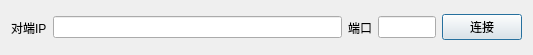
<?xml version="1.0" encoding="UTF-8"?>
<ui version="4.0">
 <class>ConnectDialog</class>
 <widget class="QDialog" name="ConnectDialog">
  <property name="windowModality">
   <enum>Qt::ApplicationModal</enum>
  </property>
  <property name="geometry">
   <rect>
    <x>0</x>
    <y>0</y>
    <width>533</width>
    <height>55</height>
   </rect>
  </property>
  <property name="windowTitle">
   <string>ConnectDialog</string>
  </property>
  <layout class="QHBoxLayout" name="horizontalLayout_2">
   <item>
    <layout class="QHBoxLayout" name="horizontalLayout" stretch="0,5,0,1,0">
     <item>
      <widget class="QLabel" name="label">
       <property name="text">
        <string>对端IP</string>
       </property>
      </widget>
     </item>
     <item>
      <widget class="QLineEdit" name="ipEdit"/>
     </item>
     <item>
      <widget class="QLabel" name="label_2">
       <property name="text">
        <string>端口</string>
       </property>
      </widget>
     </item>
     <item>
      <widget class="QLineEdit" name="portEdit"/>
     </item>
     <item>
      <widget class="QPushButton" name="btnConnect">
       <property name="enabled">
        <bool>true</bool>
       </property>
       <property name="text">
        <string>连接</string>
       </property>
       <property name="autoDefault">
        <bool>true</bool>
       </property>
      </widget>
     </item>
    </layout>
   </item>
  </layout>
 </widget>
 <layoutdefault spacing="6" margin="11"/>
 <resources/>
 <connections/>
</ui>
